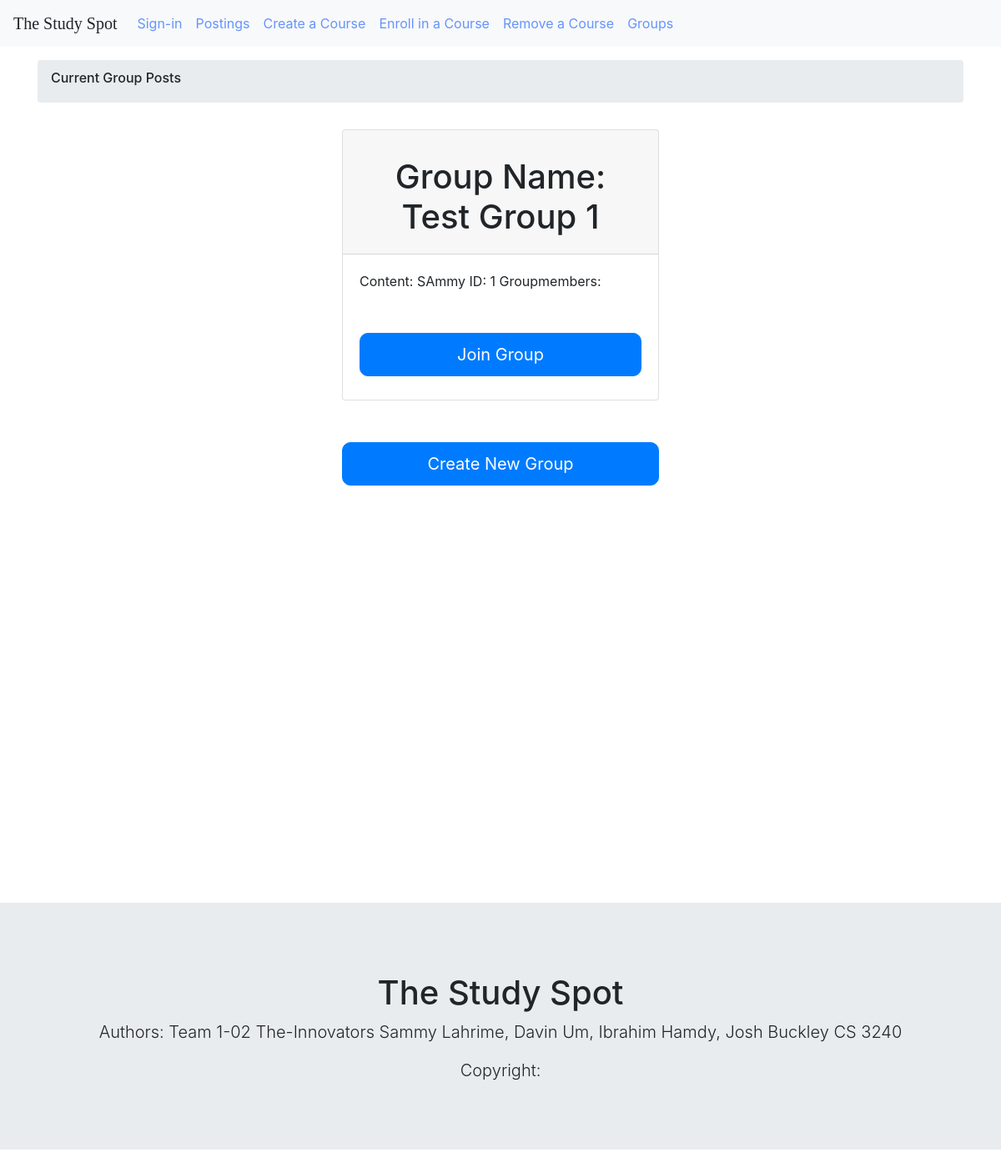
The page /groups/ on the database as committed earlier.
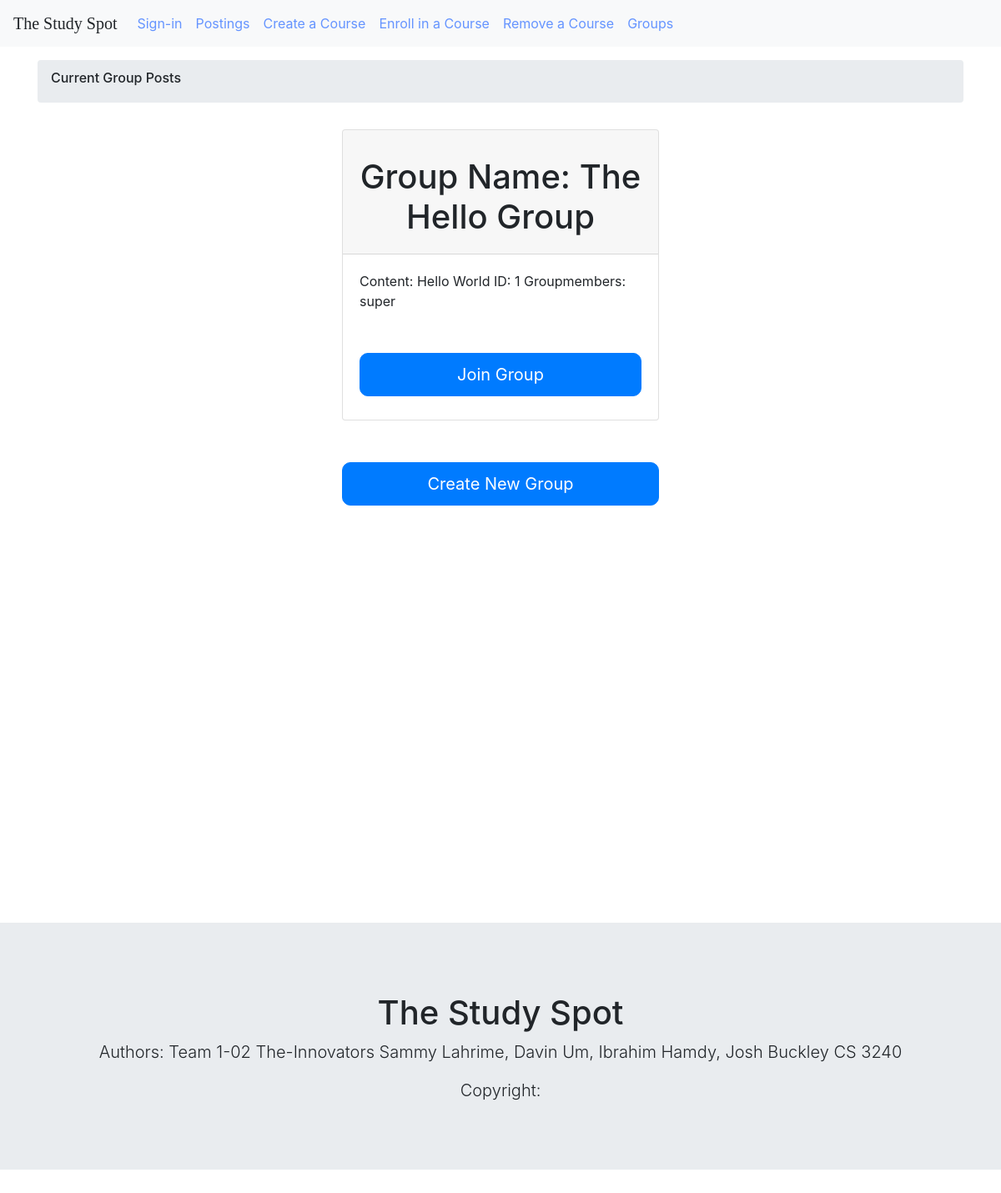
The same page on the database as committed later.
### StudyForum/models.py (models this page shows)
class Group(models.Model):
    group_name = models.CharField(max_length = 12, default="na")
    course = models.CharField(max_length=12, default="na")
    group_description = models.CharField(max_length = 100, default="na")
    creator = models.CharField(max_length = 12, default="na")
    phone = models.CharField(max_length = 12, default="na")

class GroupMember(models.Model):
    first_name = models.CharField(max_length = 12, default="na")
    group_id = models.IntegerField()
    member_id = models.IntegerField()

### StudyForum/views.py (the view)
# urls.py: path('groups/', views.groups, name = 'groups'),
def groups(request):
    group_list = Group.objects.all()
    member_list = GroupMember.objects.all()
    context = {'group_list' : group_list, 'member_list' : member_list}
    return render(request, 'studyforum/groupings.html',context)

### StudyForum/templates/studyforum/groupings.html (shortened to what this page needs)
{% extends './global_template.html' %}
{% block content %}
  <div class = "container my-3">
      <nav class = "breadcrumb">
        <h6 class = "breadcrumb-item-active">Current Group Posts</h6>
      </nav>
  </div>
<div class = "row">
  <div class ="col-md-4"></div>
  <div class = "col-md-4">
        {% for group in group_list %}
        <div class="card z-depth-0 bordered">
                <div class="card-header">
                  <h1>
                  Group Name: {{group.group_name}}
                  </h1>
                </div>
                <div class="card-body" id ="card-four">
                  Content: {{group.group_description}}
                  ID: {{group.id}}
                  Groupmembers:
                  {% for member in member_list %}
                  {% if member.group_id == group.id %}
                  {{member.first_name}}
                  {% endif %}
                  {% endfor %}
                  <h1>
                    <form>
                      <button formaction="{% url 'studyforum:joingroup' user_id=user.id group_id=group.id %}" class = "btn btn-block btn-primary big-button">Join Group</button>
                    </form>
                  </h1>
                </div>
              </div>
        {% endfor %}
        </div>
        <div class = "col-md-4"></div>
  </div>
    <div class = "row">
      <div class="col-md-4"></div>
      <div class="col-md-4">
    <form>
    <button formaction="{% url 'studyforum:groupsubmit' %}" class = "btn btn-block btn-primary big-button">Create New Group</button>
    </form>
    </div>
    <div class="col-md-4"></div>
    </div>
    {% endblock%}

Rows that differ between the two databases and show on the page:
changed Group id 1: group_name "Test Group 1" → "The Hello Group"; group_description "SAmmy" → "Hello World"
added GroupMember: first_name "super"
